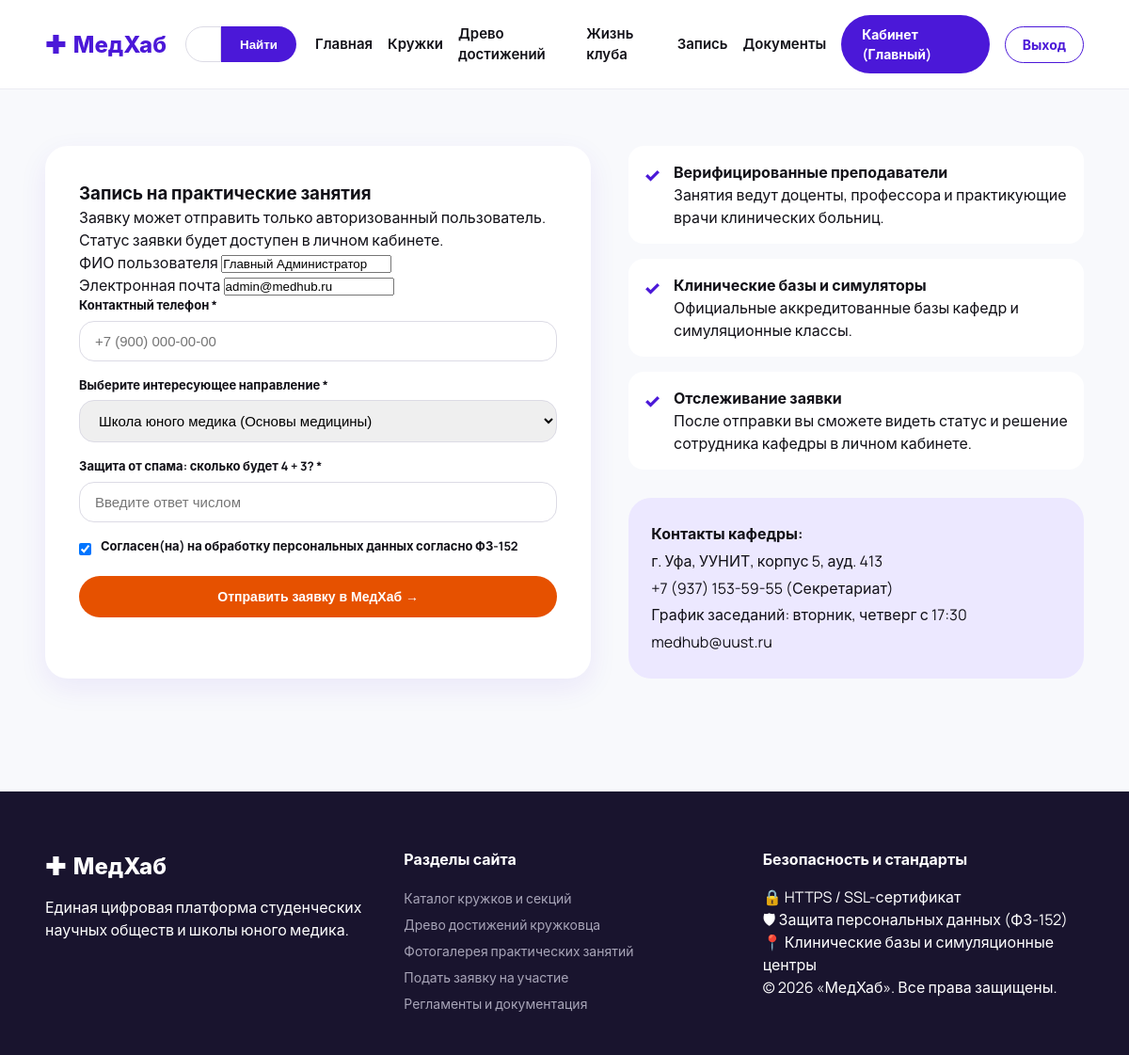
Screenshot of /apply (signed in) with the database file from the repository.
### app.py (models this page shows)
class User(UserMixin, db.Model):
    id = db.Column(db.Integer, primary_key=True)
    email = db.Column(db.String(120), unique=True, nullable=False)
    password_hash = db.Column(db.String(255), nullable=False)
    full_name = db.Column(db.String(120), nullable=False)
    role = db.Column(db.String(20), default='student')
    created_at = db.Column(db.DateTime, default=datetime.utcnow)
    applications = db.relationship('Application', back_populates='user', cascade='all, delete-orphan')
    chat_messages = db.relationship('ChatMessage', back_populates='user', cascade='all, delete-orphan')

### app.py (the view, shortened to what this page needs)
@app.route('/apply', methods=['GET', 'POST'])
@login_required
def apply():
    courses = Course.query.all()
    preselected_course = request.args.get('course', type=int)
    return render_template('apply.html', courses=courses, preselected_course=preselected_course)

### app.py (called while the page is built)
@login_manager.user_loader
def load_user(user_id):
    return db.session.get(User, int(user_id))

@app.before_request
def ensure_db_initialized():
    if not getattr(app, '_db_initialized', False):
        init_db()
        app._db_initialized = True

### templates/apply.html (shortened to what this page needs)
{% extends 'base.html' %}
{% block content %}
<section class="section section-conversion">
    <div class="container conversion-grid">
        <div class="conversion-form-card">
            <h3>Запись на практические занятия</h3>
            <p class="form-desc">Заявку может отправить только авторизованный пользователь. Статус заявки будет доступен в личном кабинете.</p>
            <div class="form-group">
                <label>ФИО пользователя</label>
                <input type="text" value="{{ current_user.full_name }}" readonly>
            </div>
            <div class="form-group">
                <label>Электронная почта</label>
                <input type="email" value="{{ current_user.email }}" readonly>
            </div>
            <form action="{{ url_for('apply') }}" method="POST" class="med-form">
                <div class="form-group">
                    <label>Контактный телефон *</label>
                    <input type="tel" name="phone" placeholder="+7 (900) 000-00-00" required>
                </div>
                <div class="form-group">
                    <label>Выберите интересующее направление *</label>
                    <select name="course_id" id="courseSelect" required>
                        {% for course in courses %}
                            <option value="{{ course.id }}" {% if preselected_course == course.id %}selected{% endif %}>{{ course.title }} ({{ course.category }})</option>
                        {% endfor %}
                    </select>
                </div>
                <div class="form-group captcha-group">
                    <label>Защита от спама: сколько будет 4 + 3? *</label>
                    <input type="text" name="captcha_check" placeholder="Введите ответ числом" required>
                </div>
                <div class="form-group checkbox-group">
                    <input type="checkbox" id="consent" name="consent" required checked>
                    <label for="consent">Согласен(на) на обработку персональных данных согласно ФЗ-152</label>
                </div>
                <button type="submit" class="btn btn-orange-submit">Отправить заявку в МедХаб →</button>
            </form>
        </div>
        <div class="conversion-info-card">
            <div class="safety-badges">
                <div class="safety-badge"><span class="badge-icon">✓</span><div><strong>Верифицированные преподаватели</strong><p>Занятия ведут доценты, профессора и практикующие врачи клинических больниц.</p></div></div>
                <div class="safety-badge"><span class="badge-icon">✓</span><div><strong>Клинические базы и симуляторы</strong><p>Официальные аккредитованные базы кафедр и симуляционные классы.</p></div></div>
                <div class="safety-badge"><span class="badge-icon">✓</span><div><strong>Отслеживание заявки</strong><p>После отправки вы сможете видеть статус и решение сотрудника кафедры в личном кабинете.</p></div></div>
            </div>
            <div class="contacts-block"><h4>Контакты кафедры:</h4><p>г. Уфа, УУНИТ, корпус 5, ауд. 413</p><p>+7 (937) 153-59-55 (Секретариат)</p><p>График заседаний: вторник, четверг с 17:30</p><p>medhub@uust.ru</p></div>
        </div>
    </div>
</section>
{% endblock %}

### templates/base.html (shortened to what this page needs)
<!DOCTYPE html>
<html lang="ru">
<head>
    <link rel="stylesheet" href="{{ url_for('static', filename='css/style.css') }}">
</head>
<body>
    <header class="site-header">
        <div class="container header-container">
            <a href="{{ url_for('index') }}" class="logo">
                <span class="logo-icon">✚</span>
                <span class="logo-text">МедХаб</span>
            </a>
            <form action="{{ url_for('directions') }}" method="GET" class="header-search">
                <input type="text" name="search" placeholder="Поиск кружка" value="{{ search_query or '' }}">
                <button type="submit">Найти</button>
            </form>
            <nav class="header-nav">
                <a href="{{ url_for('index') }}" class="nav-link">Главная</a>
                <a href="{{ url_for('directions') }}" class="nav-link">Кружки</a>
                <a href="{{ url_for('gamification') }}" class="nav-link">Древо достижений</a>
                <a href="{{ url_for('gallery') }}" class="nav-link">Жизнь клуба</a>
                <a href="{{ url_for('apply') }}" class="nav-link">Запись</a>
                <a href="{{ url_for('docs') }}" class="nav-link">Документы</a>
                {% if current_user.is_authenticated %}
                    <a href="{{ url_for('dashboard') }}" class="btn btn-primary-pill">
                        Кабинет ({{ current_user.full_name.split()[0] }})
                    </a>
                    <a href="{{ url_for('logout') }}" class="btn btn-outline-pill">Выход</a>
                {% else %}
                    <a href="{{ url_for('login') }}" class="btn btn-outline-pill">Вход в ЛК</a>
                    <a href="{{ url_for('register') }}" class="btn btn-primary-pill">Регистрация</a>
                {% endif %}
            </nav>
        </div>
    </header>
    <main>
        {% block content %}{% endblock %}
    </main>
    <footer class="site-footer">
        <div class="container footer-container">
            <div class="footer-col">
                <div class="logo white-logo">
                    <span class="logo-icon">✚</span>
                    <span class="logo-text">МедХаб</span>
                </div>
                <p>Единая цифровая платформа студенческих научных обществ и школы юного медика.</p>
            </div>
            <div class="footer-col">
                <h4>Разделы сайта</h4>
                <ul>
                    <li><a href="{{ url_for('directions') }}">Каталог кружков и секций</a></li>
                    <li><a href="{{ url_for('gamification') }}">Древо достижений кружковца</a></li>
                    <li><a href="{{ url_for('gallery') }}">Фотогалерея практических занятий</a></li>
                    <li><a href="{{ url_for('apply') }}">Подать заявку на участие</a></li>
                    <li><a href="{{ url_for('docs') }}">Регламенты и документация</a></li>
                </ul>
            </div>
            <div class="footer-col">
                <h4>Безопасность и стандарты</h4>
                <p>🔒 HTTPS / SSL-сертификат</p>
                <p>🛡 Защита персональных данных (ФЗ-152)</p>
                <p>📍 Клинические базы и симуляционные центры</p>
                <p>© 2026 «МедХаб». Все права защищены.</p>
            </div>
        </div>
    </footer>
</body>
</html>

### static/css/style.css (style rules this page uses)
:root { --purple-deep: #4b18d8; --purple-dark: #2c0987; --purple-mid: #6842ed; --lavender-light: #8f75ff; --lavender-bg: #ece8ff; --orange-accent: #e65100; --orange-light: #f97316; --lime-accent: #bbf7d0; --lime-text: #166534; --text-dark: #121118; --text-muted: #5e5d6d; --bg-page: #f8f9fc; --radius-lg: 24px; --radius-md: 16px; --radius-pill: 9999px; --shadow-soft: 0 10px 30px rgba(75, 24, 216, 0.08); }
* { box-sizing: border-box; margin: 0; padding: 0; }
body { font-family: 'Manrope', -apple-system, BlinkMacSystemFont, sans-serif; background-color: var(--bg-page); color: var(--text-dark); line-height: 1.5; }
.container { width: 92%; max-width: 1280px; margin: 0 auto; }
.site-header { background: #ffffff; border-bottom: 1px solid #ebebf2; padding: 16px 0; position: sticky; top: 0; z-index: 100; }
.header-container { display: flex; align-items: center; justify-content: space-between; gap: 20px; }
.logo { display: flex; align-items: center; gap: 8px; text-decoration: none; font-weight: 800; font-size: 24px; color: var(--purple-deep); }
.logo-icon { font-size: 26px; }
.header-search { display: flex; flex: 1; max-width: 400px; }
.header-search input { width: 100%; padding: 10px 18px; border: 1px solid #dcdbe5; border-radius: var(--radius-pill) 0 0 var(--radius-pill); font-size: 14px; outline: none; }
.header-search button { background: var(--purple-deep); color: #fff; border: none; padding: 0 20px; border-radius: 0 var(--radius-pill) var(--radius-pill) 0; cursor: pointer; font-weight: 600; }
.header-nav { display: flex; align-items: center; gap: 16px; }
.nav-link { text-decoration: none; color: var(--text-dark); font-weight: 600; font-size: 15px; transition: color 0.2s; }
.btn { display: inline-flex; align-items: center; justify-content: center; text-decoration: none; font-weight: 700; font-size: 14px; cursor: pointer; border: none; transition: all 0.2s; }
.btn-primary-pill { background: var(--purple-deep); color: #fff; padding: 10px 22px; border-radius: var(--radius-pill); }
.btn-outline-pill { background: transparent; border: 1px solid var(--purple-deep); color: var(--purple-deep); padding: 8px 18px; border-radius: var(--radius-pill); }
.btn-orange-submit { background: var(--orange-accent); color: #fff; padding: 14px 28px; border-radius: var(--radius-pill); width: 100%; }
.section { padding: 60px 0; }
.conversion-grid { display: grid; grid-template-columns: 1.2fr 1fr; gap: 40px; }
.conversion-form-card { background: #ffffff; border-radius: var(--radius-lg); padding: 36px; box-shadow: var(--shadow-soft); }
.med-form .form-group { margin-bottom: 16px; }
.med-form label { display: block; font-size: 13px; font-weight: 700; margin-bottom: 6px; }
.med-form input[type="text"], .med-form input[type="email"], .med-form input[type="tel"], .med-form input[type="password"], .med-form select { width: 100%; padding: 12px 16px; border: 1px solid #dcdbe5; border-radius: var(--radius-md); font-size: 15px; outline: none; }
.checkbox-group { display: flex; align-items: center; gap: 10px; }
.safety-badges { display: flex; flex-direction: column; gap: 16px; margin-bottom: 30px; }
.safety-badge { display: flex; gap: 14px; background: #fff; padding: 16px; border-radius: var(--radius-md); }
.safety-badge .badge-icon { color: var(--purple-deep); font-weight: 800; font-size: 20px; }
.contacts-block { background: var(--lavender-bg); padding: 24px; border-radius: var(--radius-lg); line-height: 1.8; }
.site-footer { background: #19142e; color: #ffffff; padding: 60px 0 40px; margin-top: 60px; }
.footer-container { display: grid; grid-template-columns: repeat(3, 1fr); gap: 40px; }
.footer-col h4 { margin-bottom: 16px; font-size: 16px; }
.footer-col ul { list-style: none; }
.footer-col ul li a { color: #a8a5b8; text-decoration: none; font-size: 14px; line-height: 2; }
.white-logo { color: #ffffff; margin-bottom: 12px; }

### rows the page displays
User: full_name "Главный", full_name "Главный Администратор", email "admin@medhub.ru"

### other values shown
form field course_id "Школа юного медика (Основы медицины)"
